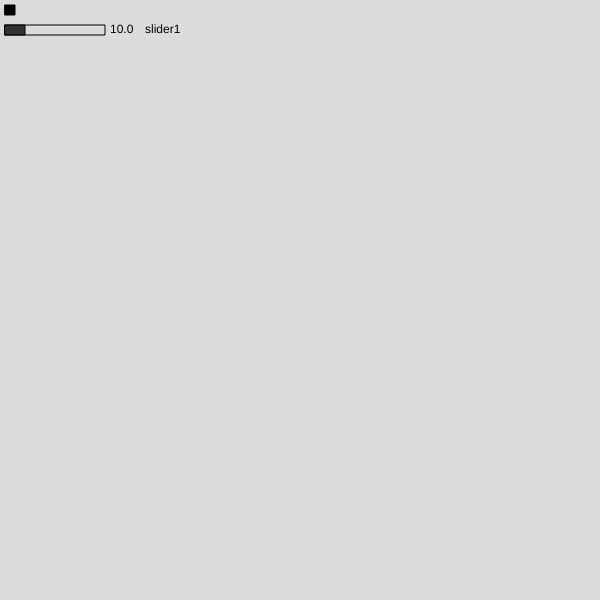
Frame 1 (no input)
Frame 60 (no input): identical to frame 1, image omitted
Frame 120 (the mouse pressed at the canvas centre since frame 60): identical to frame 1, image omitted

The p5.js sketch that drew this single still picture (run headless with seeded random() and noise() and a simulated clock; from frame 60 on, the mouse is pressed at the canvas centre):

// p5.js sketch
// ── sketch.js
let slider1;
let button1;

function setup() {
  createCanvas(600, 600);

  slider1 = new SliderSimple(5, 25, 100, 10, 0, 50, 10, "slider1");
  button1 = new ButtonSimple(5, 5, 10, 10, "");
}

function draw() {
  background(220);

  slider1.update();
  slider1.draw();

  button1.draw();
}


function mousePressed() {
  slider1.checkPress();
  button1.checkPress();
}

function mouseReleased() {
  slider1.release();
  button1.release();
}
// ── button.js
class ButtonSimple {
  
    constructor(x, y, w, h, txt) {
        this.x = x;
        this.y = y;
        this.w = w;
        this.h = h;
        this.txt = txt;
        this.pressed = false;
        this.bgcolor = 0;
      }
  
    draw() {
        strokeWeight(1);
        // Fundo
        stroke(1);
        fill(this.bgcolor);
        rect(this.x, this.y, this.w, this.h);

        noStroke();
        fill(0);
        text(this.txt, this.x+this.w+10, this.y+this.h/2+3);
    }

    checkPress() {
        if (
            mouseX >= this.x && mouseX <= this.x + this.w &&
            mouseY >= this.y && mouseY <= this.y + this.h) {
            this.bgcolor = 200;
            this.pressed = true;
        }
    }

    release() {
        this.pressed = false;
        this.bgcolor = 0;
    }
};
// ── slider.js
class SliderSimple {
  
    constructor(x, y, w, h, min, max, val, txt) {
        this.x = x;
        this.y = y;
        this.w = w;
        this.h = h;
        this.min = min;
        this.max = max;
        this.val = val;
        this.drag = false;
        this.txt = txt;
      }
  
    draw() {
        strokeWeight(1);
        // Fundo
        stroke(1);
        fill(220);
        rect(this.x, this.y, this.w, this.h);

        // Posição da "barra" com base no val
        let pos = map(this.val, this.min, this.max, 0, this.w);
        fill(50);
        rect(this.x, this.y, pos, this.h);
        fill(0);
        noStroke();
        text(this.val.toFixed(1), this.x+this.w+5, this.y+this.h/2+3);
        text(this.txt, this.x+this.w+40, this.y+this.h/2+3);
    }

    update() {
        if (this.drag) {
            let newval = constrain(mouseX, this.x, this.x + this.w);
            this.val = map(newval - this.x, 0, this.w, this.min, this.max);
        }
    }

    checkPress() {
        if (
            mouseX >= this.x && mouseX <= this.x + this.w &&
            mouseY >= this.y && mouseY <= this.y + this.h) {
            this.drag = true;
        }
    }

    release() {
        this.drag = false;
    }
};
// ── toggle.js
class ToggleSimple {
  
    constructor(x, y, w, h, txt, id, showid) {
        this.x = x;
        this.y = y;
        this.w = w;
        this.h = h;
        this.txt = txt;
        this.id = id;
        this.pressed = false;
        this.showid = showid;
        this.bgOn = [200, 200, 200];   // verde ligado
        this.bgOff = [0, 0, 0];  // vermelho desligado
    }
  
    draw() {
        strokeWeight(1);
        stroke(1);
        fill(this.pressed ? this.bgOn : this.bgOff);
        rect(this.x, this.y, this.w, this.h);

        noStroke();
        fill(0);
        text(this.txt, this.x + this.w + 10, this.y + this.h / 2 + 3);
        if (this.showid) (this.id, this.x, this.y + 25);
    }

    toggle() {
        if (
            mouseX >= this.x && mouseX <= this.x + this.w &&
            mouseY >= this.y && mouseY <= this.y + this.h
        ) {
            this.pressed = !this.pressed;
        }
    }
};
